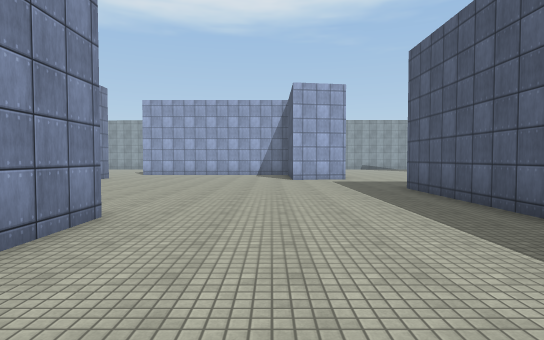
View 1 (above)

24 first-person views from a walk through a Unity game level. The camera is 1.5 m above the floor, tilts 2° down and sees 80° across. The floor is counted in squares, 2 m on a side. Each view is taken from the middle of a square. On the plan, view 1 faces up. The plan holds only what a view shows up to about 11 squares ahead; the rest is blank. The place goes on beyond the plan. The player character is not drawn. Surface patterns are stand-ins for the level's own textures.

View 2
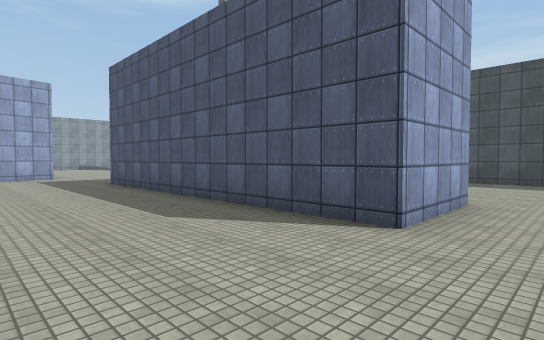

View 3
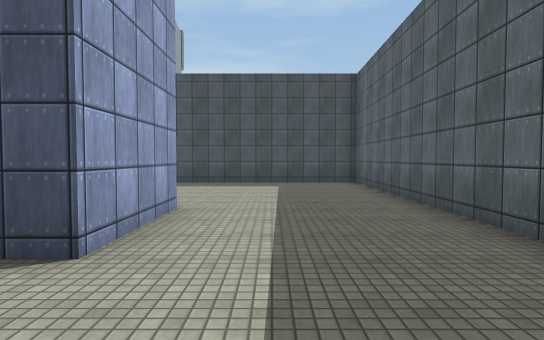

View 4
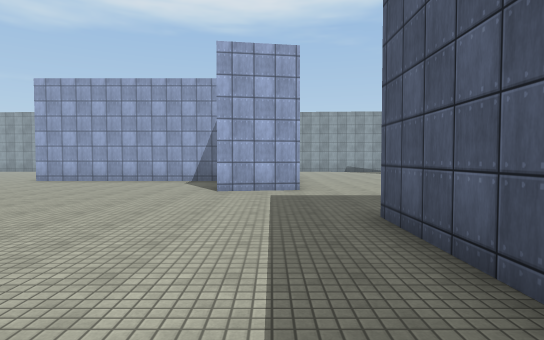

View 5
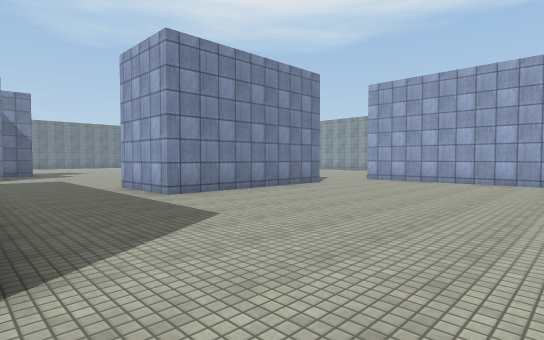

View 6
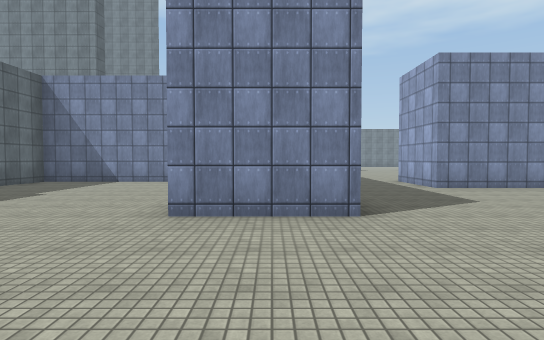

View 7
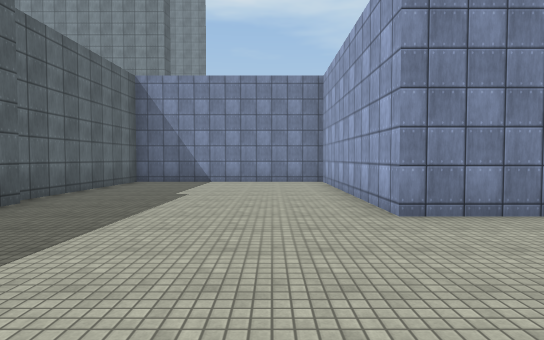

View 8
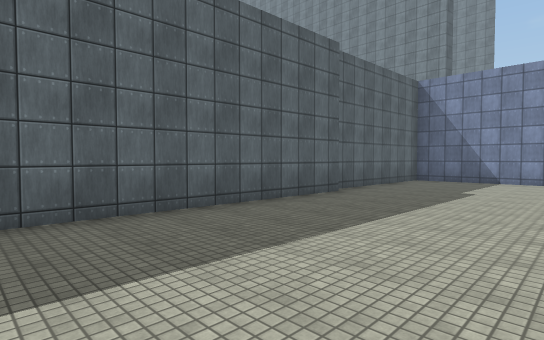

View 9
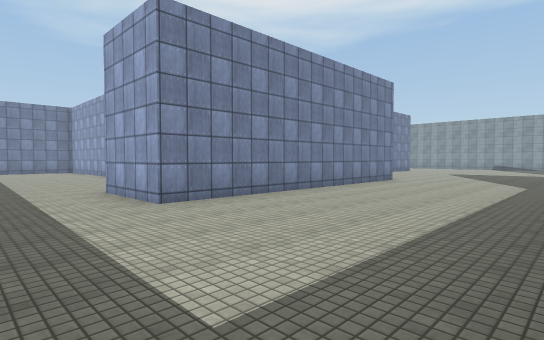

View 10
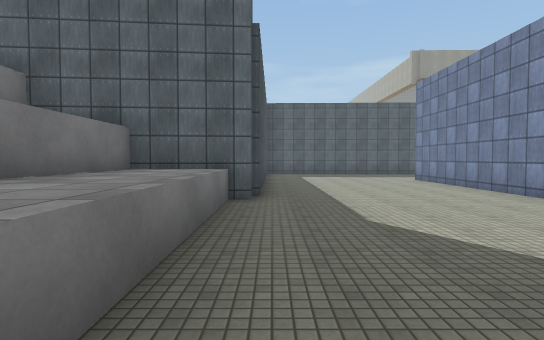

View 11
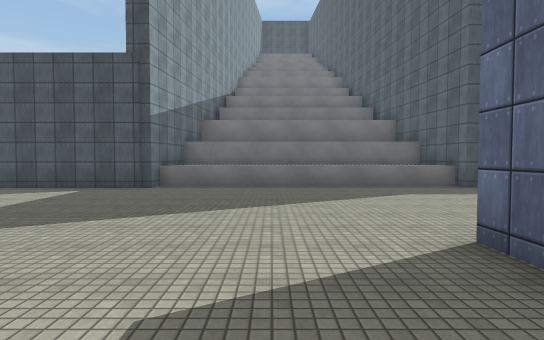

View 12
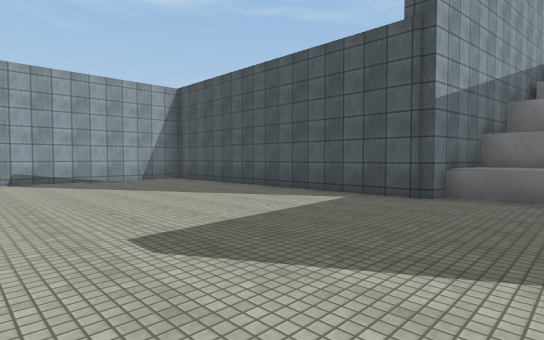

View 13
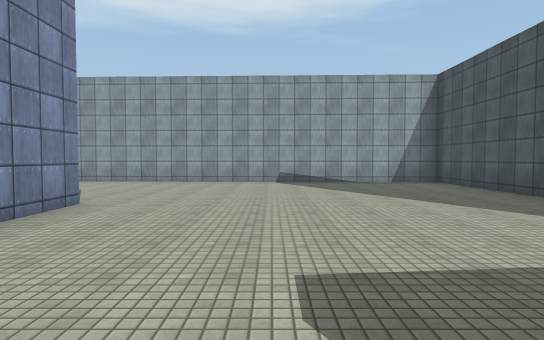

View 14
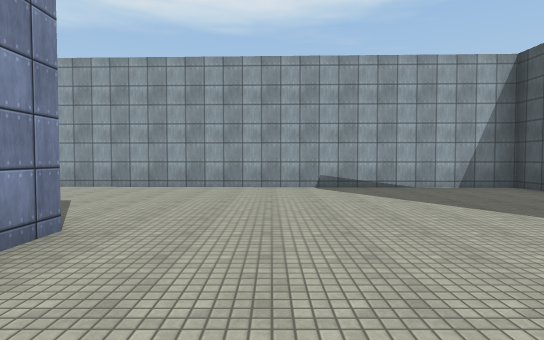

View 15
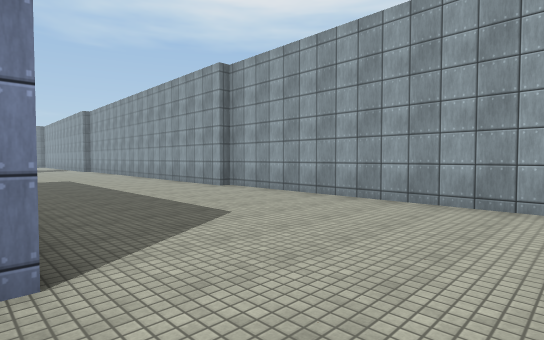

View 16
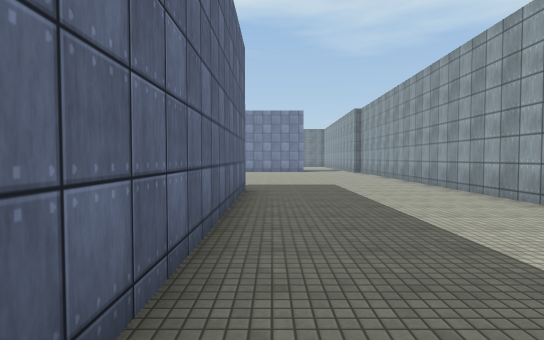

View 17
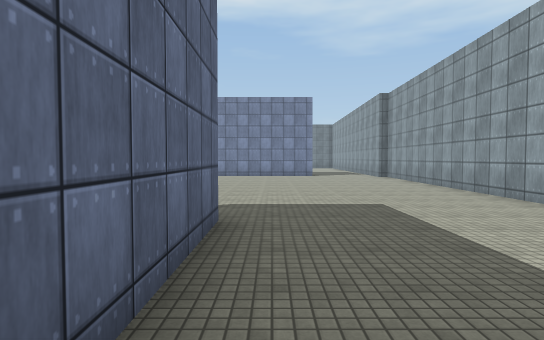

View 18
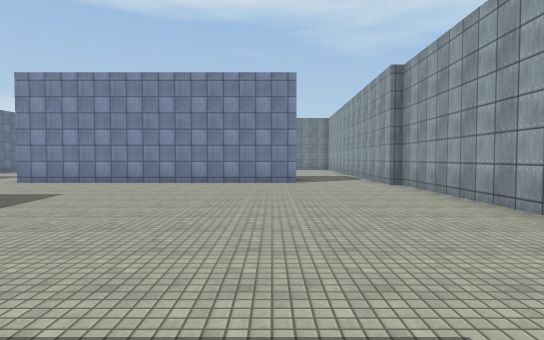

View 19
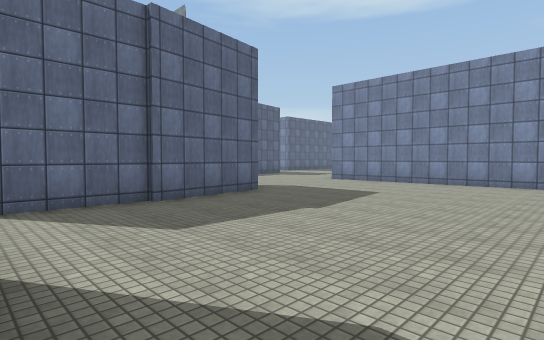

View 20
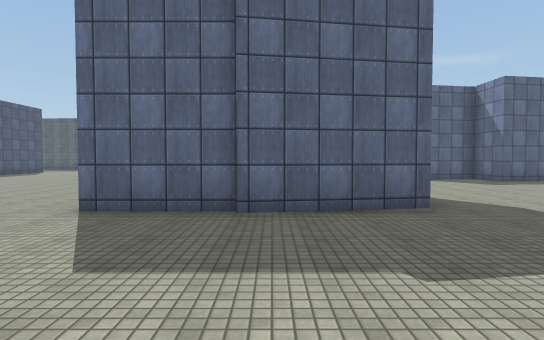

View 21
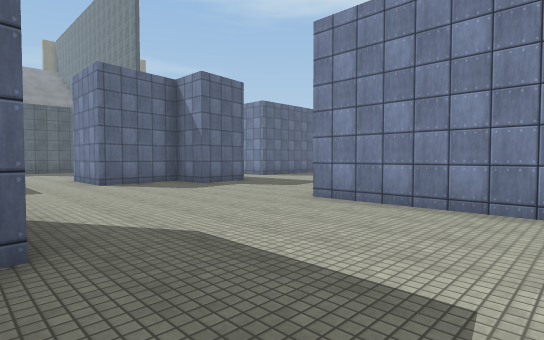

View 22
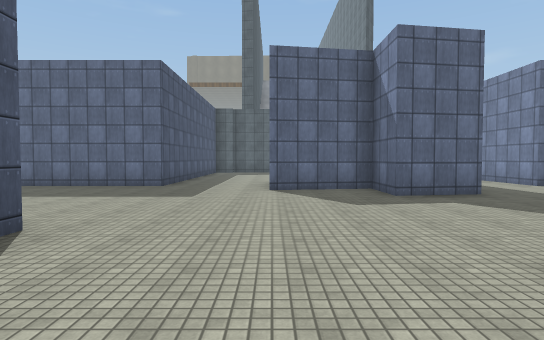

View 23
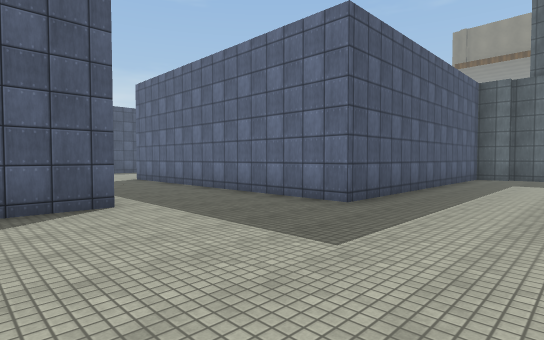

View 24
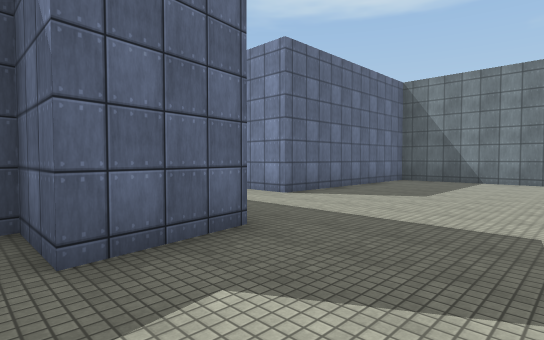

### Floor plan
Points are (right, up) in squares from view 1. A wall is a line through its corners. A room is listed if a view was taken in it or the views show most of it. See-through windows are left out.
Room 1 (views 1, 2, 3, 4, 5, 6, 7, 8, 9, 10, 11, 12, 13, 14, 15, 16, 17, 18, 19, 20, 21, 22, 23, 24)
walls: (-8.6, 12.4) (-6.2, 12.4) (-6.2, 7.2) (-8.8, 7.2) (-8.8, 8.6); (-11.4, 9.5) (-11.4, 10); (-2.2, 4.2) (-2.2, 1.7) (-8.5, 1.7) (-8.5, -4.4) (-3.8, -4.5); (-11.4, 12.1) (-8.5, 12.6); (-6, 17.4) (1.2, 17.4); (0.2, 14.9) (-6, 14.9); (2.7, 11.7) (0.7, 11.4); (5.1, 8.2) (6, 8.2); (5.9, 7.5) (5.9, -0.6) (3.4, -0.6) (3.4, 8.2); (2.8, 17.4) (2.8, 15.8); (-18.5, 6.2) (-16.5, 6.5) (-16.5, 4.9) (-13.9, 5.3) (-13.9, 2.8); (-3.5, -4.2) (11.3, -4.7) (11.3, 5) (13.5, 5.2) (13.5, 12.8) (11.3, 13.1) (11.3, 22.3) (-2.5, 22.7); (-11, -3.6) (-11, 4.2) (-3.2, 4.2); (-2.4, 22.4) (-15.3, 22.7); (-16.1, 19.9) (-16.1, 11); (-12.9, -4.5) (-11.9, -4.6); (-15.2, 22.4) (-17, 22.4); (11.8, 5) (11.8, 13.1); (-26.8, 4.2) (-21.3, 4.2) (-21.3, 2); (-27.4, 8.1) (-27.4, 4.8)

Positions as (right, up) in squares from view 1, and headings:
1: (0, 0), facing up
2: (0, -2), facing up-right
3: (1, -2), facing right
4: (2, 4), facing up
5: (0, 4), facing up-left
6: (2, 3), facing left
7: (2, 0), facing left
8: (3, 0), facing down-left
9: (11, -3), facing up-left
10: (11, 11), facing down
11: (3, 10), facing right
12: (5, 11), facing up-right
13: (6, 12), facing up
14: (5, 14), facing up
15: (5, 17), facing up-left
16: (2, 18), facing left
17: (-2, 18), facing left
18: (-6, 19), facing left
19: (-6, 18), facing down-left
20: (-9, 17), facing down
21: (-11, 15), facing down-left
22: (-14, 13), facing down
23: (-14, 9), facing down-right
24: (-16, 9), facing down-left
